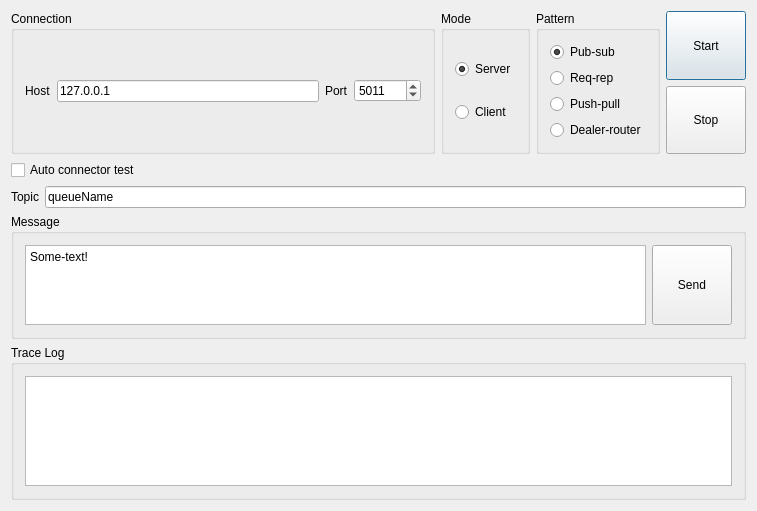
<?xml version="1.0" encoding="UTF-8"?>
<ui version="4.0">
 <class>Dialog</class>
 <widget class="QDialog" name="Dialog">
  <property name="geometry">
   <rect>
    <x>0</x>
    <y>0</y>
    <width>757</width>
    <height>511</height>
   </rect>
  </property>
  <property name="windowTitle">
   <string>Zeromq qt port test</string>
  </property>
  <layout class="QVBoxLayout" name="verticalLayout_5">
   <item>
    <layout class="QHBoxLayout" name="horizontalLayout_2">
     <item>
      <widget class="QGroupBox" name="groupBox">
       <property name="title">
        <string>Connection</string>
       </property>
       <layout class="QHBoxLayout" name="horizontalLayout">
        <item>
         <widget class="QLabel" name="label">
          <property name="text">
           <string>Host</string>
          </property>
         </widget>
        </item>
        <item>
         <widget class="QLineEdit" name="lineEdit">
          <property name="text">
           <string>127.0.0.1</string>
          </property>
         </widget>
        </item>
        <item>
         <widget class="QLabel" name="label_2">
          <property name="text">
           <string>Port</string>
          </property>
         </widget>
        </item>
        <item>
         <widget class="QSpinBox" name="spinBox">
          <property name="maximum">
           <number>100000</number>
          </property>
          <property name="value">
           <number>5011</number>
          </property>
         </widget>
        </item>
       </layout>
      </widget>
     </item>
     <item>
      <widget class="QGroupBox" name="groupBox_4">
       <property name="title">
        <string>Mode</string>
       </property>
       <layout class="QVBoxLayout" name="verticalLayout_4">
        <item>
         <widget class="QRadioButton" name="radioButtonServer">
          <property name="text">
           <string>Server</string>
          </property>
          <property name="checked">
           <bool>true</bool>
          </property>
         </widget>
        </item>
        <item>
         <widget class="QRadioButton" name="radioButtonClient">
          <property name="text">
           <string>Client</string>
          </property>
         </widget>
        </item>
       </layout>
      </widget>
     </item>
     <item>
      <widget class="QGroupBox" name="groupBox_2">
       <property name="title">
        <string>Pattern</string>
       </property>
       <layout class="QVBoxLayout" name="verticalLayout_3">
        <item>
         <widget class="QRadioButton" name="radioButtonPubSub">
          <property name="text">
           <string>Pub-sub</string>
          </property>
          <property name="checked">
           <bool>true</bool>
          </property>
         </widget>
        </item>
        <item>
         <widget class="QRadioButton" name="radioButtonReqRep">
          <property name="text">
           <string>Req-rep</string>
          </property>
         </widget>
        </item>
        <item>
         <widget class="QRadioButton" name="radioButtonPushPull">
          <property name="text">
           <string>Push-pull</string>
          </property>
         </widget>
        </item>
        <item>
         <widget class="QRadioButton" name="radioButtonDealerRouter">
          <property name="text">
           <string>Dealer-router</string>
          </property>
         </widget>
        </item>
       </layout>
      </widget>
     </item>
     <item>
      <layout class="QVBoxLayout" name="verticalLayout_2">
       <item>
        <widget class="QPushButton" name="pushButtonStart">
         <property name="sizePolicy">
          <sizepolicy hsizetype="Minimum" vsizetype="Minimum">
           <horstretch>0</horstretch>
           <verstretch>0</verstretch>
          </sizepolicy>
         </property>
         <property name="text">
          <string>Start</string>
         </property>
        </widget>
       </item>
       <item>
        <widget class="QPushButton" name="pushButtonStop">
         <property name="sizePolicy">
          <sizepolicy hsizetype="Minimum" vsizetype="Minimum">
           <horstretch>0</horstretch>
           <verstretch>0</verstretch>
          </sizepolicy>
         </property>
         <property name="text">
          <string>Stop</string>
         </property>
        </widget>
       </item>
      </layout>
     </item>
    </layout>
   </item>
   <item>
    <widget class="QCheckBox" name="checkBoxAutoConnector">
     <property name="text">
      <string>Auto connector test</string>
     </property>
    </widget>
   </item>
   <item>
    <layout class="QHBoxLayout" name="horizontalLayout_3">
     <item>
      <widget class="QLabel" name="labelTopic">
       <property name="text">
        <string>Topic</string>
       </property>
      </widget>
     </item>
     <item>
      <widget class="QLineEdit" name="lineEditTopic">
       <property name="text">
        <string>queueName</string>
       </property>
      </widget>
     </item>
    </layout>
   </item>
   <item>
    <widget class="QGroupBox" name="groupBoxMessage">
     <property name="sizePolicy">
      <sizepolicy hsizetype="Preferred" vsizetype="Fixed">
       <horstretch>0</horstretch>
       <verstretch>0</verstretch>
      </sizepolicy>
     </property>
     <property name="title">
      <string>Message</string>
     </property>
     <layout class="QHBoxLayout" name="horizontalLayout_4">
      <item>
       <widget class="QPlainTextEdit" name="plainTextEditMessage">
        <property name="sizePolicy">
         <sizepolicy hsizetype="Expanding" vsizetype="Fixed">
          <horstretch>0</horstretch>
          <verstretch>0</verstretch>
         </sizepolicy>
        </property>
        <property name="minimumSize">
         <size>
          <width>0</width>
          <height>80</height>
         </size>
        </property>
        <property name="maximumSize">
         <size>
          <width>16777215</width>
          <height>80</height>
         </size>
        </property>
        <property name="plainText">
         <string>Some-text!</string>
        </property>
       </widget>
      </item>
      <item>
       <widget class="QPushButton" name="pushButtonSend">
        <property name="sizePolicy">
         <sizepolicy hsizetype="Minimum" vsizetype="Minimum">
          <horstretch>0</horstretch>
          <verstretch>0</verstretch>
         </sizepolicy>
        </property>
        <property name="text">
         <string>Send</string>
        </property>
       </widget>
      </item>
     </layout>
    </widget>
   </item>
   <item>
    <widget class="QGroupBox" name="groupBox_3">
     <property name="title">
      <string>Trace Log</string>
     </property>
     <layout class="QVBoxLayout" name="verticalLayout">
      <item>
       <widget class="QPlainTextEdit" name="plainTextEditLog">
        <property name="readOnly">
         <bool>true</bool>
        </property>
       </widget>
      </item>
     </layout>
    </widget>
   </item>
  </layout>
 </widget>
 <layoutdefault spacing="6" margin="11"/>
 <resources/>
 <connections>
  <connection>
   <sender>checkBoxAutoConnector</sender>
   <signal>toggled(bool)</signal>
   <receiver>lineEditTopic</receiver>
   <slot>setDisabled(bool)</slot>
   <hints>
    <hint type="sourcelabel">
     <x>128</x>
     <y>152</y>
    </hint>
    <hint type="destinationlabel">
     <x>97</x>
     <y>179</y>
    </hint>
   </hints>
  </connection>
  <connection>
   <sender>checkBoxAutoConnector</sender>
   <signal>toggled(bool)</signal>
   <receiver>groupBox_2</receiver>
   <slot>setDisabled(bool)</slot>
   <hints>
    <hint type="sourcelabel">
     <x>467</x>
     <y>152</y>
    </hint>
    <hint type="destinationlabel">
     <x>663</x>
     <y>35</y>
    </hint>
   </hints>
  </connection>
  <connection>
   <sender>checkBoxAutoConnector</sender>
   <signal>toggled(bool)</signal>
   <receiver>groupBoxMessage</receiver>
   <slot>setDisabled(bool)</slot>
   <hints>
    <hint type="sourcelabel">
     <x>144</x>
     <y>152</y>
    </hint>
    <hint type="destinationlabel">
     <x>97</x>
     <y>299</y>
    </hint>
   </hints>
  </connection>
 </connections>
</ui>
